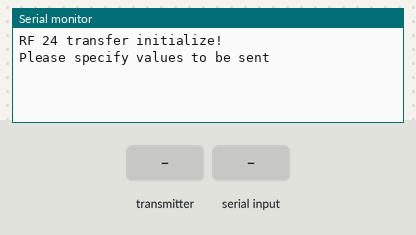
Bench run of a sketch on a simulated Arduino Uno, built with avr-gcc and run on an emulated ATmega328P. On the bench: the last lines printed to the serial monitor. The inputs (shaded band) are chosen by the test bench. No radio packets arrive unless stated.

Above: at 1.2 s.
1.3 s: the transmitter starts sending x = 0
At 1.72 s:
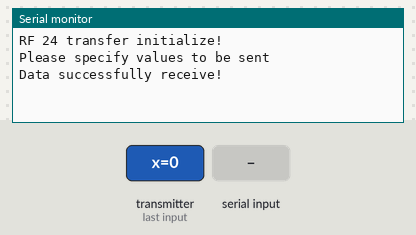
3.6 s: the transmitter starts sending y = 256
At 4.12 s:
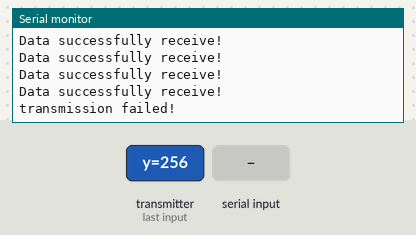
6.0 s: "90,45,200\n" received over Serial
At 7.3 s:
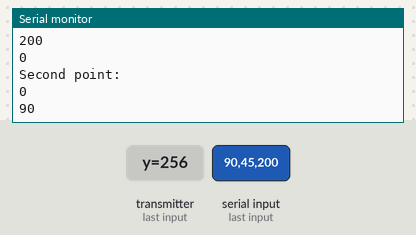
Timing chart, 0 to 9.0 s (numbered marks = the images above; inputs shaded):
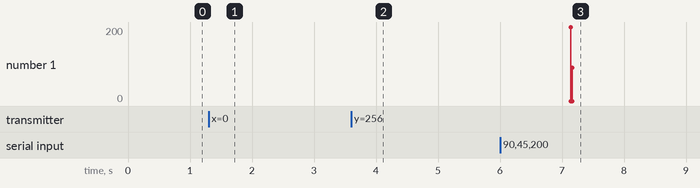

Measured:
- after the input at 1.3 s, the serial monitor: prints a new line after 0.21 s (image 1)
- after the input at 3.6 s, the serial monitor: prints a new line after 0.32 s (image 2)
- after the input at 6.0 s, the serial monitor: prints a new line after 1.1 s (image 3)

The sketch:

RF_send_George.ino
```cpp
#include <SPI.h>
#include <string.h>
#include "RF24.h"

char *saveptr;
char *tok, *buf;
byte addresses[][6] = {"1Node","2Node"};

/***      Set this radio as radio number 0 or 1         ***/
bool radioNumber = 1;

/* Hardware configuration: Set up nRF24L01 radio on SPI bus plus pins 7 & 8 */
RF24 radio(7,8);

// this node is sending
bool role = 1;

struct myData{
  String msg;
  float value;
}myData;

struct point_data{
  int x;
  int y;
}point_data;

struct myData feedback;
struct point_data coord1_data;
struct point_data coord2_data;
struct point_data coord1_rec;
struct point_data coord2_rec;

void setup() {

  Serial.begin(9600);
  Serial.println("RF 24 transfer initialize!");
  Serial.println("Please specify values to be sent");
  radio.begin();

  coord1_data.x = 0;
  coord1_data.y = 0;
  coord2_data.x = 0;
  coord2_data.y = 0;

  // Set the PA Level low to prevent power supply related issues since this is a
 // getting_started sketch, and the likelihood of close proximity of the devices. RF24_PA_MAX is default.
  radio.setPALevel(RF24_PA_LOW);

  // Open a writing and reading pipe on each radio, with opposite addresses
  if(radioNumber){
    radio.openWritingPipe(addresses[1]); //writing: 2Node
    radio.openReadingPipe(1,addresses[0]); //reading: 1Node
  }else{
    radio.openWritingPipe(addresses[0]);
    radio.openReadingPipe(1,addresses[1]);
  }

  // Start the radio listening for data
  radio.startListening();
}


void loop() {

if (role == 1)  {
    if ( Serial.available() )
    {
      String coord = Serial.readString(); //should be in this format x1,x2,y1,y2,
      parseString(coord);

      Serial.println("First point:") ;
      Serial.println(coord1_data.x);
      Serial.println(coord1_data.y);
       Serial.println("Second point:");
      Serial.println(coord2_data.x);
      Serial.println(coord2_data.y);
      radio.stopListening();
      radio.write(&coord1_data, sizeof(point_data));
      radio.write(&coord2_data, sizeof(point_data));
      radio.startListening();
    }
    if (radio.available()){
        radio.read( &coord1_rec, sizeof(point_data));
        delay(100);
        radio.read( &coord2_rec, sizeof(point_data));
        delay(100);
        if (coord1_rec.x == coord1_data.x &&  coord1_rec.y == coord1_data.y &&  coord2_rec.x == coord2_data.x && coord2_rec.y == coord2_data.y)
          Serial.println("Data successfully receive!");
         else
          Serial.println("transmission failed!");
    }

    // Try again .1s later
    delay(100);
  }

if (role == 0)  {
    if (radio.available()){
        radio.read( &coord1_data, sizeof(point_data));
        delay(100);
        radio.read( &coord2_data, sizeof(point_data));
        delay(100);

        radio.write(&coord1_data, sizeof(point_data));
        radio.write(&coord2_data, sizeof(point_data));
    }
    delay(100);
  }
}

void parseString(String myString){
 int index1 = myString.indexOf(',');
 int index2 = myString.indexOf(',',index1+1);
 int index3 = myString.indexOf(',',index2+1);
 int index4 = myString.indexOf(',',index3+1);

 String value1 = myString.substring(0,index1);
 String value2 = myString.substring(index1+1,index2);
 String value3 = myString.substring(index2+1,index3);
 String value4 = myString.substring(index3+1,index4);

 coord1_data.x = value1.toInt();
 coord2_data.y = value2.toInt();
 coord1_data.x = value3.toInt();
 coord2_data.y = value4.toInt();
}
```
